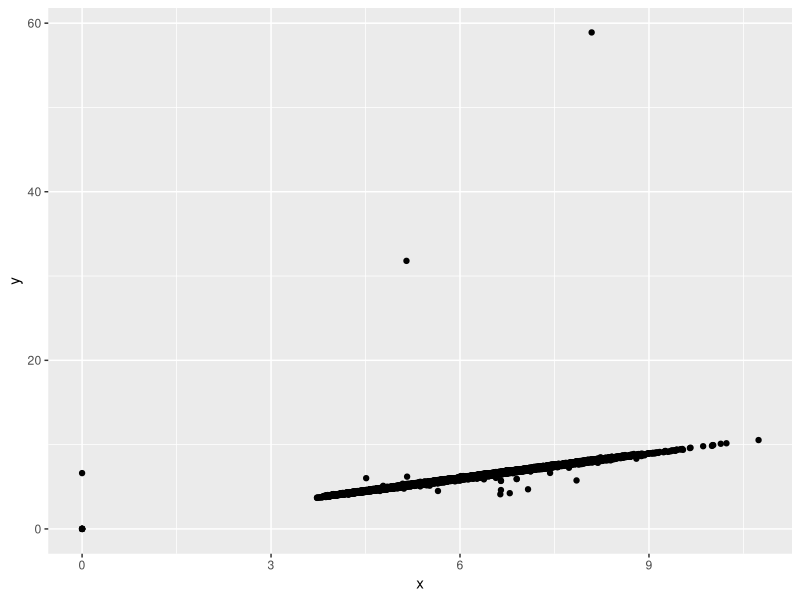
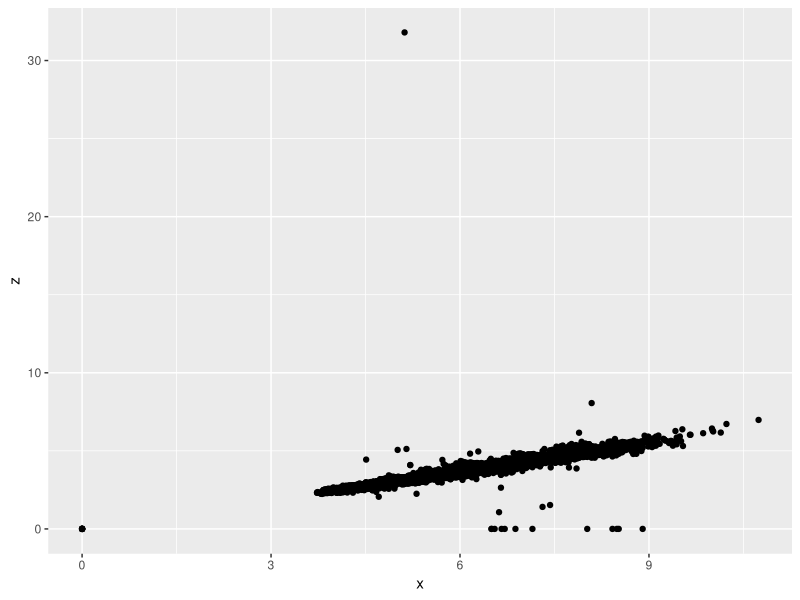
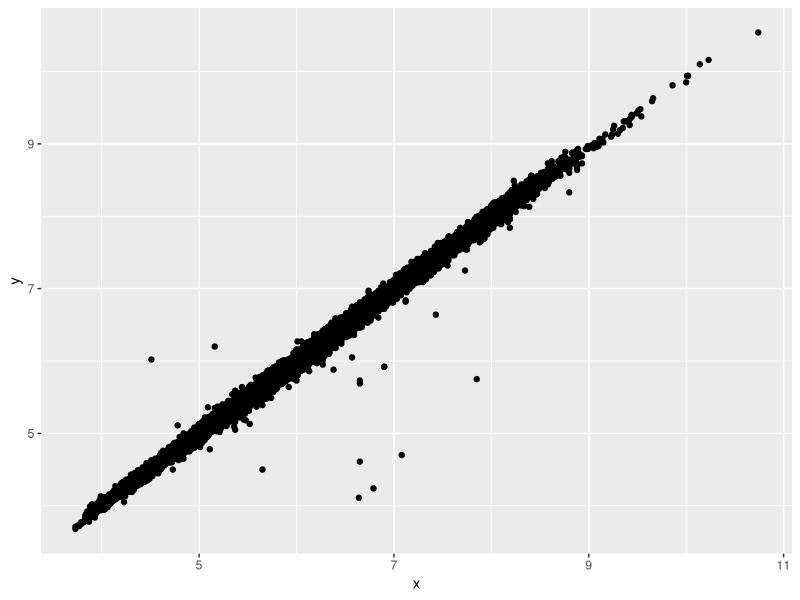
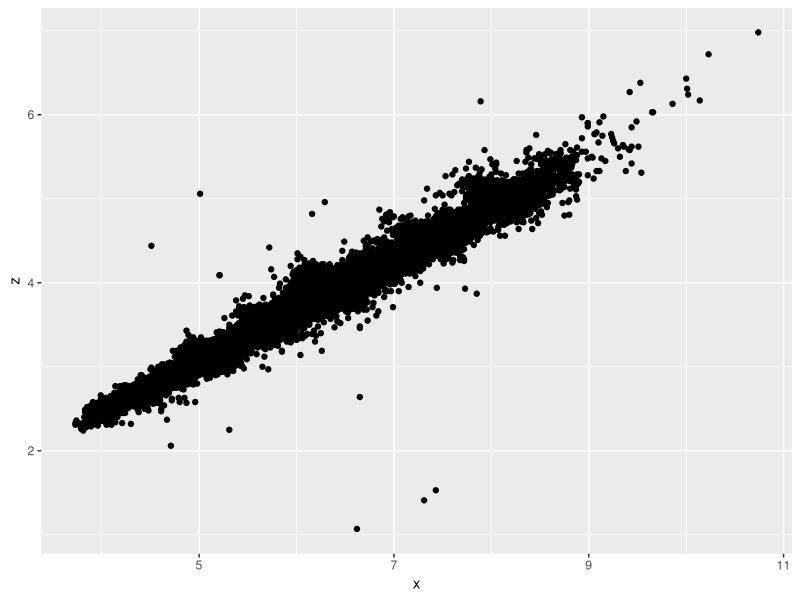

These charts were generated, in order, by the following R code:
## ---- chunk 1
####
## script for homework5: data wrangling
library(tidyverse)
count_cut<- diamonds %>% 
  group_by(cut) %>%
  summarise(count = n())

## ---- chunk 2
#sampling for 1% fraction
sample_diamond <- sample_frac(diamonds, 0.01)

## ---- chunk 3
# largest_diamonds only
largest_diamond <- diamonds %>%
  group_by(clarity) %>%
  slice_max(order_by = carat, n = 100, with_ties = FALSE) %>%
  summarise(mean_size = mean(carat))

## ---- chunk 4
#Scatter plots
#plots of x and y

ggplot(data = diamonds) +
  geom_point(mapping = aes(x = x, y = y))

#plots of x and z
ggplot(data = diamonds) +
  geom_point(mapping = aes(x = x, y = z))
## ---- chunk 5
# filter strange datapoints

diamonds_filter <- diamonds %>% # diamond_filter is the new data_frame
  filter(x>=3) %>%
  filter(z>1 & z<30) %>%
  filter(y>1 & y<30)
# Plot of x and y
ggplot(data = diamonds_filter) +
  geom_point(mapping = aes(x = x, y = y))
# Plot of x and z
ggplot(data = diamonds_filter) +
  geom_point(mapping = aes(x = x, y = z))


  


